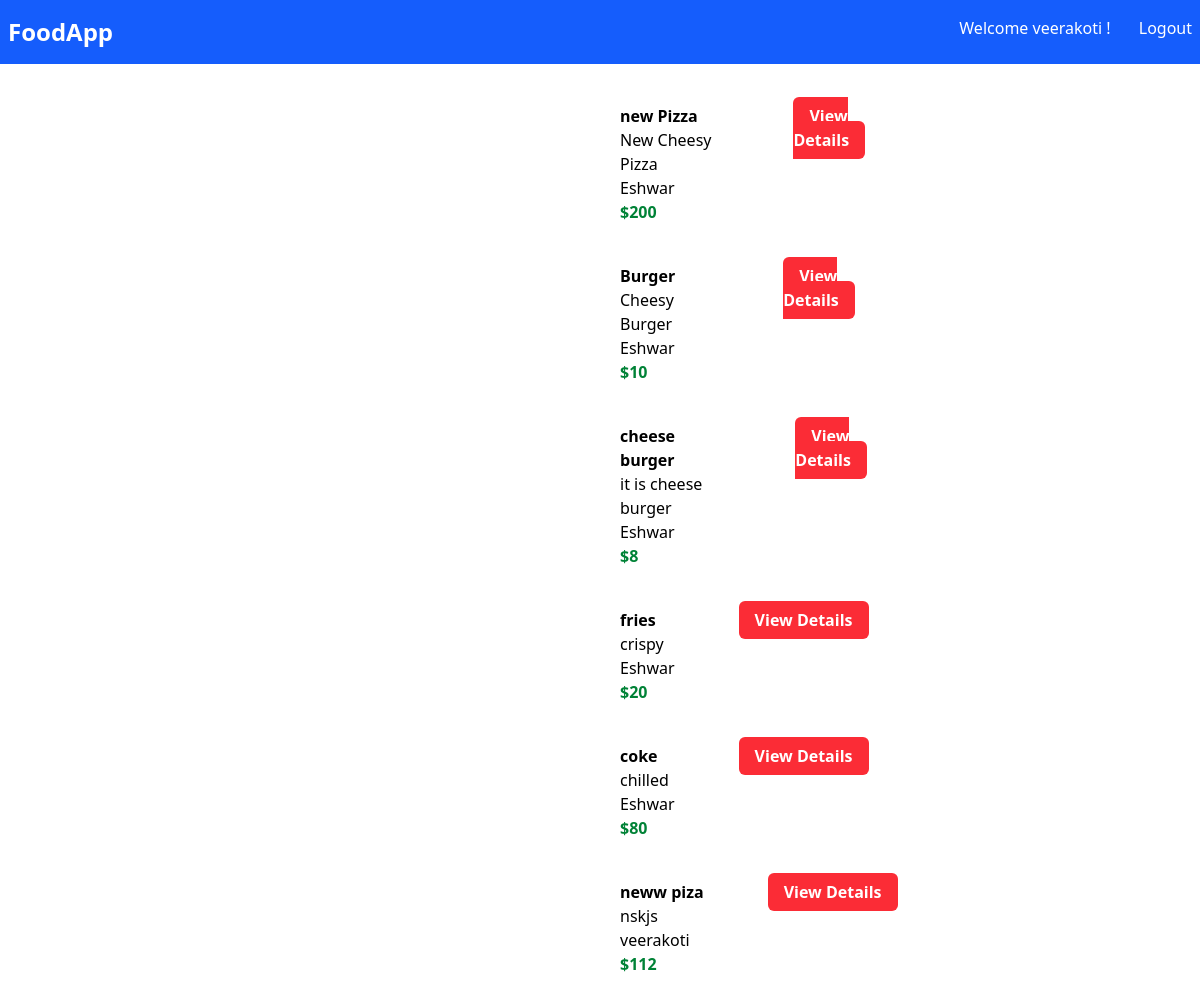
Screenshot of /myapp/ (signed in) with the database file from the repository.
### myapp/models.py (models this page shows, shortened)
class Item(models.Model):
    user_name = models.ForeignKey(User,on_delete=models.CASCADE,default=1)
    item_name = models.CharField(max_length=200)
    item_desc=models.CharField()
    item_price=models.IntegerField()
    item_image=models.CharField(max_length=500,default='https://worldfoodtour.co.uk/wp-content/uploads/2013/06/neptune-placeholder-48.jpg')

### myapp/views.py (the view)
# urls.py: path('', views.IndexClassView.as_view(), name='index'),
class IndexClassView(ListView):
     model = Item
     template_name="myapp/index.html"
     context_object_name='item_list'

### myapp/templates/myapp/index.html (shortened to what this page needs)
{% extends 'myapp/base.html' %}
{% block body %}
    <div>
        {% for item in item_list %}
        <div class="m-10 flex  w-1/2 mx-auto">
            <div>
            </div>
            <div class="mx-16">
                <div class="font-bold">{{item.item_name}}</div>
                <div>{{item.item_desc}}</div>
                <div>{{item.user_name}}</div>
                <div class="text-green-700 font-bold">${{item.item_price}}</div>
            </div>
            <div>
                <a class="bg-red-500 text-white font-bold px-4 py-2 rounded-md"  href="{% url 'myapp:detail' item.id %}">View Details</a>
            </div>
        </div>
    </div>
    {% endfor %}
{% endblock %}

### myapp/templates/myapp/base.html (shortened to what this page needs)
<!DOCTYPE html>
<html lang="en">
<head>
    <script src="https://cdn.jsdelivr.net/npm/@tailwindcss/browser@4"></script>
</head>
<body>
    <nav class="bg-blue-600 text-white">
        <div class="flex justify-between px-2 py-4">
            <a href="" class="font-bold text-2xl">FoodApp</a>
        <div class="space-x-6">
              <a href="{% url 'profile' %}">Welcome {{user.username}} !</a>
            {% if user.is_authenticated %}
               <a href="{% url 'logout' %}">Logout</a>
            {% else %}
               <a href="{% url 'login' %}">Login</a>
            {% endif %}
        </div>
        </div>
    </nav>
   {% block body %}
   {% endblock %}
</body>
</html>

### rows the page displays
Item: item_name "new Pizza", item_desc "New Cheesy Pizza", user_name "Eshwar", item_price "200"
Item: item_name "Burger", item_desc "Cheesy Burger", user_name "Eshwar", item_price "10"
Item: item_name "cheese burger", item_desc "it is cheese burger", user_name "Eshwar", item_price "8"
Item: item_name "fries", item_desc "crispy", user_name "Eshwar", item_price "20"
Item: item_name "coke", item_desc "chilled", user_name "Eshwar", item_price "80"
Item: item_name "neww piza", item_desc "nskjs", user_name "veerakoti", item_price "112"

### other values shown
{{ user.username }} "veerakoti"
